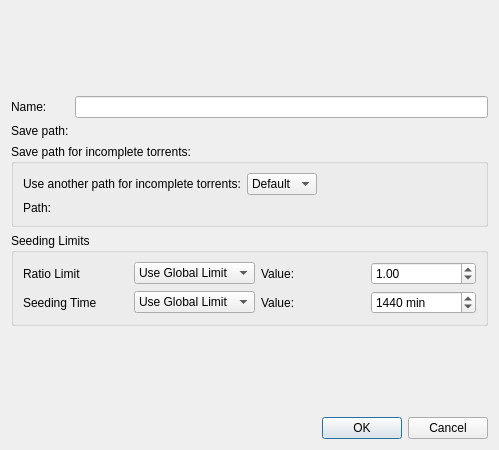
<?xml version="1.0" encoding="UTF-8"?>
<ui version="4.0">
 <class>TorrentCategoryDialog</class>
 <widget class="QDialog" name="TorrentCategoryDialog">
  <property name="geometry">
   <rect>
    <x>0</x>
    <y>0</y>
    <width>499</width>
    <height>450</height>
   </rect>
  </property>
  <property name="windowTitle">
   <string>Torrent Category Properties</string>
  </property>
  <layout class="QVBoxLayout" name="verticalLayout">
   <item>
    <spacer name="verticalSpacer">
     <property name="orientation">
      <enum>Qt::Vertical</enum>
     </property>
     <property name="sizeHint" stdset="0">
      <size>
       <width>20</width>
       <height>40</height>
      </size>
     </property>
    </spacer>
   </item>
   <item>
    <layout class="QGridLayout" name="gridLayout">
     <item row="0" column="0">
      <widget class="QLabel" name="labelCategoryName">
       <property name="text">
        <string>Name:</string>
       </property>
      </widget>
     </item>
     <item row="0" column="1">
      <widget class="QLineEdit" name="textCategoryName"/>
     </item>
     <item row="1" column="0">
      <widget class="QLabel" name="labelSavePath">
       <property name="text">
        <string>Save path:</string>
       </property>
      </widget>
     </item>
     <item row="1" column="1">
      <widget class="FileSystemPathComboEdit" name="comboSavePath" native="true">
       <property name="sizePolicy">
        <sizepolicy hsizetype="Expanding" vsizetype="Fixed">
         <horstretch>0</horstretch>
         <verstretch>0</verstretch>
        </sizepolicy>
       </property>
      </widget>
     </item>
    </layout>
   </item>
   <item>
    <widget class="QGroupBox" name="groupBox">
     <property name="title">
      <string>Save path for incomplete torrents:</string>
     </property>
     <layout class="QVBoxLayout" name="verticalLayout_2">
      <item>
       <layout class="QHBoxLayout" name="horizontalLayout">
        <item>
         <widget class="QLabel" name="labelUseDownloadPath">
          <property name="text">
           <string>Use another path for incomplete torrents:</string>
          </property>
         </widget>
        </item>
        <item>
         <widget class="QComboBox" name="comboUseDownloadPath">
          <property name="maxVisibleItems">
           <number>3</number>
          </property>
          <item>
           <property name="text">
            <string>Default</string>
           </property>
          </item>
          <item>
           <property name="text">
            <string>Yes</string>
           </property>
          </item>
          <item>
           <property name="text">
            <string>No</string>
           </property>
          </item>
         </widget>
        </item>
        <item>
         <spacer name="horizontalSpacer">
          <property name="orientation">
           <enum>Qt::Horizontal</enum>
          </property>
          <property name="sizeHint" stdset="0">
           <size>
            <width>40</width>
            <height>20</height>
           </size>
          </property>
         </spacer>
        </item>
       </layout>
      </item>
      <item>
       <layout class="QHBoxLayout" name="horizontalLayout_2">
        <item>
         <widget class="QLabel" name="labelDownloadPath">
          <property name="sizePolicy">
           <sizepolicy hsizetype="Preferred" vsizetype="Preferred">
            <horstretch>0</horstretch>
            <verstretch>0</verstretch>
           </sizepolicy>
          </property>
          <property name="text">
           <string>Path:</string>
          </property>
         </widget>
        </item>
        <item>
         <widget class="FileSystemPathComboEdit" name="comboDownloadPath" native="true">
          <property name="sizePolicy">
           <sizepolicy hsizetype="MinimumExpanding" vsizetype="Preferred">
            <horstretch>0</horstretch>
            <verstretch>0</verstretch>
           </sizepolicy>
          </property>
         </widget>
        </item>
       </layout>
      </item>
     </layout>
    </widget>
   </item>
   <item>
    <widget class="QGroupBox" name="groupBox_2">
     <property name="title">
      <string>Seeding Limits</string>
     </property>
     <layout class="QGridLayout" name="gridLayout">
      <item row="1" column="0">
       <widget class="QLabel" name="labelSeedingTime">
        <property name="text">
         <string>Seeding Time</string>
        </property>
       </widget>
      </item>
      <item row="1" column="1">
       <widget class="QComboBox" name="comboSeedingTime">
        <property name="currentText">
         <string>Use Global Limit</string>
        </property>
        <property name="maxVisibleItems">
         <number>3</number>
        </property>
        <item>
         <property name="text">
          <string>Use Global Limit</string>
         </property>
        </item>
        <item>
         <property name="text">
          <string>No Limit</string>
         </property>
        </item>
        <item>
         <property name="text">
          <string>Custom Value</string>
         </property>
        </item>
       </widget>
      </item>
      <item row="1" column="2">
       <widget class="QLabel" name="labelSeedingTimeValue">
        <property name="enabled">
         <bool>true</bool>
        </property>
        <property name="sizePolicy">
         <sizepolicy hsizetype="Preferred" vsizetype="Preferred">
          <horstretch>0</horstretch>
          <verstretch>0</verstretch>
         </sizepolicy>
        </property>
        <property name="text">
         <string>Value:</string>
        </property>
       </widget>
      </item>
      <item row="1" column="3">
       <widget class="QSpinBox" name="spinSeedingTime">
        <property name="enabled">
         <bool>true</bool>
        </property>
        <property name="suffix">
         <string> min</string>
        </property>
        <property name="minimum">
         <number>0</number>
        </property>
        <property name="maximum">
         <number>999999999</number>
        </property>
        <property name="singleStep">
         <number>1</number>
        </property>
        <property name="value">
         <number>1440</number>
        </property>
       </widget>
      </item>
      <item row="0" column="0">
       <widget class="QLabel" name="labelRatioLimit">
        <property name="text">
         <string>Ratio Limit</string>
        </property>
       </widget>
      </item>
      <item row="0" column="1">
       <widget class="QComboBox" name="comboRatioLimit">
        <property name="currentText">
         <string>Use Global Limit</string>
        </property>
        <property name="currentIndex">
         <number>0</number>
        </property>
        <property name="maxVisibleItems">
         <number>3</number>
        </property>
        <item>
         <property name="text">
          <string>Use Global Limit</string>
         </property>
        </item>
        <item>
         <property name="text">
          <string>No Limit</string>
         </property>
        </item>
        <item>
         <property name="text">
          <string>Custom Value</string>
         </property>
        </item>
       </widget>
      </item>
      <item row="0" column="2">
       <widget class="QLabel" name="labelRatioLimitValue">
        <property name="enabled">
         <bool>true</bool>
        </property>
        <property name="sizePolicy">
         <sizepolicy hsizetype="Preferred" vsizetype="Preferred">
          <horstretch>0</horstretch>
          <verstretch>0</verstretch>
         </sizepolicy>
        </property>
        <property name="text">
         <string>Value:</string>
        </property>
       </widget>
      </item>
      <item row="0" column="3">
       <widget class="QDoubleSpinBox" name="spinRatioLimit">
        <property name="enabled">
         <bool>true</bool>
        </property>
        <property name="decimals">
         <number>2</number>
        </property>
        <property name="minimum">
         <double>0.000000000000000</double>
        </property>
        <property name="maximum">
         <double>9999.000000000000000</double>
        </property>
        <property name="singleStep">
         <double>0.050000000000000</double>
        </property>
        <property name="value">
         <double>1.000000000000000</double>
        </property>
       </widget>
      </item>
     </layout>
    </widget>
   </item>
   <item>
    <spacer name="verticalSpacer_2">
     <property name="orientation">
      <enum>Qt::Vertical</enum>
     </property>
     <property name="sizeHint" stdset="0">
      <size>
       <width>20</width>
       <height>40</height>
      </size>
     </property>
    </spacer>
   </item>
   <item>
    <widget class="QDialogButtonBox" name="buttonBox">
     <property name="orientation">
      <enum>Qt::Horizontal</enum>
     </property>
     <property name="standardButtons">
      <set>QDialogButtonBox::Cancel|QDialogButtonBox::Ok</set>
     </property>
    </widget>
   </item>
  </layout>
 </widget>
 <customwidgets>
  <customwidget>
   <class>FileSystemPathComboEdit</class>
   <extends>QWidget</extends>
   <header>gui/fspathedit.h</header>
   <container>1</container>
  </customwidget>
 </customwidgets>
 <tabstops>
  <tabstop>textCategoryName</tabstop>
  <tabstop>comboSavePath</tabstop>
  <tabstop>comboUseDownloadPath</tabstop>
  <tabstop>comboDownloadPath</tabstop>
 </tabstops>
 <resources/>
 <connections>
  <connection>
   <sender>buttonBox</sender>
   <signal>accepted()</signal>
   <receiver>TorrentCategoryDialog</receiver>
   <slot>accept()</slot>
   <hints>
    <hint type="sourcelabel">
     <x>248</x>
     <y>254</y>
    </hint>
    <hint type="destinationlabel">
     <x>157</x>
     <y>274</y>
    </hint>
   </hints>
  </connection>
  <connection>
   <sender>buttonBox</sender>
   <signal>rejected()</signal>
   <receiver>TorrentCategoryDialog</receiver>
   <slot>reject()</slot>
   <hints>
    <hint type="sourcelabel">
     <x>316</x>
     <y>260</y>
    </hint>
    <hint type="destinationlabel">
     <x>286</x>
     <y>274</y>
    </hint>
   </hints>
  </connection>
 </connections>
</ui>
